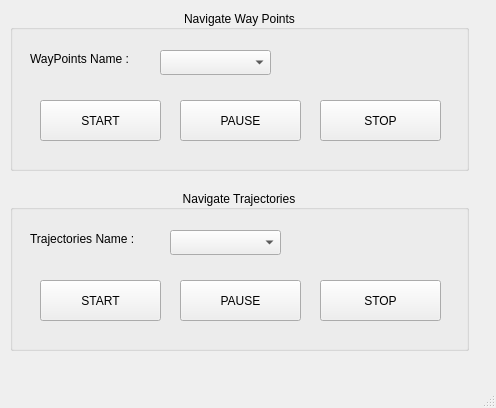
<?xml version="1.0" encoding="UTF-8"?>
<ui version="4.0">
 <class>MainWindow</class>
 <widget class="QMainWindow" name="MainWindow">
  <property name="geometry">
   <rect>
    <x>0</x>
    <y>0</y>
    <width>496</width>
    <height>408</height>
   </rect>
  </property>
  <property name="windowTitle">
   <string>MainWindow</string>
  </property>
  <widget class="QWidget" name="centralwidget">
   <widget class="QGroupBox" name="wp_groupBox">
    <property name="geometry">
     <rect>
      <x>10</x>
      <y>10</y>
      <width>459</width>
      <height>161</height>
     </rect>
    </property>
    <property name="title">
     <string>Navigate Way Points</string>
    </property>
    <property name="alignment">
     <set>Qt::AlignCenter</set>
    </property>
    <widget class="QComboBox" name="wp_CB">
     <property name="geometry">
      <rect>
       <x>150</x>
       <y>40</y>
       <width>111</width>
       <height>25</height>
      </rect>
     </property>
    </widget>
    <widget class="QLabel" name="wp_label">
     <property name="geometry">
      <rect>
       <x>20</x>
       <y>40</y>
       <width>131</width>
       <height>17</height>
      </rect>
     </property>
     <property name="text">
      <string>WayPoints Name :</string>
     </property>
    </widget>
    <widget class="QPushButton" name="wp_startPB">
     <property name="geometry">
      <rect>
       <x>30</x>
       <y>90</y>
       <width>121</width>
       <height>41</height>
      </rect>
     </property>
     <property name="text">
      <string>START</string>
     </property>
    </widget>
    <widget class="QPushButton" name="wp_pausePB">
     <property name="geometry">
      <rect>
       <x>170</x>
       <y>90</y>
       <width>121</width>
       <height>41</height>
      </rect>
     </property>
     <property name="text">
      <string>PAUSE</string>
     </property>
    </widget>
    <widget class="QPushButton" name="stopPB">
     <property name="geometry">
      <rect>
       <x>310</x>
       <y>90</y>
       <width>121</width>
       <height>41</height>
      </rect>
     </property>
     <property name="text">
      <string>STOP</string>
     </property>
    </widget>
   </widget>
   <widget class="QGroupBox" name="traj_groupBox">
    <property name="geometry">
     <rect>
      <x>10</x>
      <y>190</y>
      <width>459</width>
      <height>161</height>
     </rect>
    </property>
    <property name="title">
     <string>Navigate Trajectories</string>
    </property>
    <property name="alignment">
     <set>Qt::AlignCenter</set>
    </property>
    <widget class="QComboBox" name="traj_CB">
     <property name="geometry">
      <rect>
       <x>160</x>
       <y>40</y>
       <width>111</width>
       <height>25</height>
      </rect>
     </property>
    </widget>
    <widget class="QLabel" name="traj_label">
     <property name="geometry">
      <rect>
       <x>20</x>
       <y>40</y>
       <width>131</width>
       <height>17</height>
      </rect>
     </property>
     <property name="text">
      <string>Trajectories Name :</string>
     </property>
    </widget>
    <widget class="QPushButton" name="traj_startPB">
     <property name="geometry">
      <rect>
       <x>30</x>
       <y>90</y>
       <width>121</width>
       <height>41</height>
      </rect>
     </property>
     <property name="text">
      <string>START</string>
     </property>
    </widget>
    <widget class="QPushButton" name="traj_pausePB">
     <property name="geometry">
      <rect>
       <x>170</x>
       <y>90</y>
       <width>121</width>
       <height>41</height>
      </rect>
     </property>
     <property name="text">
      <string>PAUSE</string>
     </property>
    </widget>
    <widget class="QPushButton" name="traj_stopPB">
     <property name="geometry">
      <rect>
       <x>310</x>
       <y>90</y>
       <width>121</width>
       <height>41</height>
      </rect>
     </property>
     <property name="text">
      <string>STOP</string>
     </property>
    </widget>
   </widget>
  </widget>
  <widget class="QMenuBar" name="menubar">
   <property name="geometry">
    <rect>
     <x>0</x>
     <y>0</y>
     <width>496</width>
     <height>22</height>
    </rect>
   </property>
  </widget>
  <widget class="QStatusBar" name="statusbar"/>
 </widget>
 <resources/>
 <connections/>
</ui>
